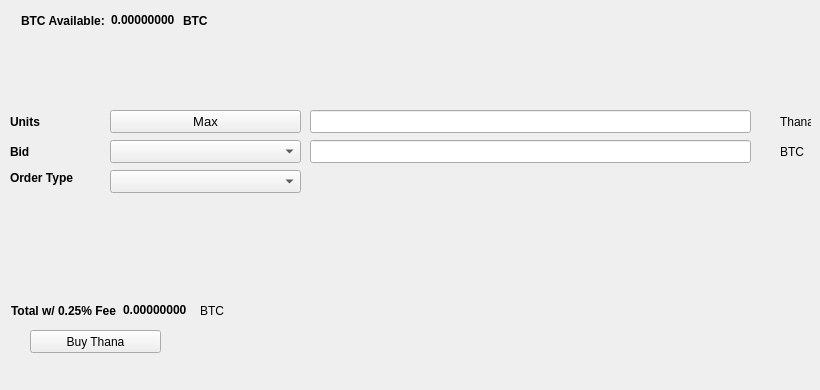
   <widget class="QWidget" name="BuyTab">
    <attribute name="title">
     <string>Buy</string>
    </attribute>
    <widget class="QPushButton" name="BuyThana">
     <property name="geometry">
      <rect>
       <x>30</x>
       <y>330</y>
       <width>131</width>
       <height>23</height>
      </rect>
     </property>
     <property name="text">
      <string>Buy Thana</string>
     </property>
     <property name="icon">
      <iconset resource="../thana.qrc">
       <normaloff>:/icons/bitcoin</normaloff>:/icons/bitcoin</iconset>
     </property>
    </widget>
    <widget class="QLabel" name="label_3">
     <property name="geometry">
      <rect>
       <x>10</x>
       <y>110</y>
       <width>46</width>
       <height>23</height>
      </rect>
     </property>
     <property name="font">
      <font>
       <weight>75</weight>
       <bold>true</bold>
      </font>
     </property>
     <property name="text">
      <string>Units</string>
     </property>
    </widget>
    <widget class="QLineEdit" name="UnitsInput">
     <property name="geometry">
      <rect>
       <x>310</x>
       <y>110</y>
       <width>441</width>
       <height>23</height>
      </rect>
     </property>
     <property name="font">
      <font>
       <pointsize>9</pointsize>
       <weight>75</weight>
       <bold>true</bold>
      </font>
     </property>
    </widget>
    <widget class="QLineEdit" name="BuyBidPriceEdit">
     <property name="geometry">
      <rect>
       <x>310</x>
       <y>140</y>
       <width>441</width>
       <height>23</height>
      </rect>
     </property>
     <property name="font">
      <font>
       <pointsize>9</pointsize>
       <weight>75</weight>
       <bold>true</bold>
      </font>
     </property>
    </widget>
    <widget class="QLabel" name="label_4">
     <property name="geometry">
      <rect>
       <x>780</x>
       <y>110</y>
       <width>31</width>
       <height>23</height>
      </rect>
     </property>
     <property name="text">
      <string>Thana</string>
     </property>
    </widget>
    <widget class="QLabel" name="label_5">
     <property name="geometry">
      <rect>
       <x>780</x>
       <y>140</y>
       <width>31</width>
       <height>23</height>
      </rect>
     </property>
     <property name="text">
      <string>BTC</string>
     </property>
    </widget>
    <widget class="QLabel" name="label_6">
     <property name="geometry">
      <rect>
       <x>10</x>
       <y>140</y>
       <width>46</width>
       <height>23</height>
      </rect>
     </property>
     <property name="font">
      <font>
       <weight>75</weight>
       <bold>true</bold>
      </font>
     </property>
     <property name="text">
      <string>Bid</string>
     </property>
    </widget>
    <widget class="QLabel" name="label_7">
     <property name="geometry">
      <rect>
       <x>10</x>
       <y>170</y>
       <width>91</width>
       <height>16</height>
      </rect>
     </property>
     <property name="font">
      <font>
       <weight>75</weight>
       <bold>true</bold>
      </font>
     </property>
     <property name="text">
      <string>Order Type</string>
     </property>
    </widget>
    <widget class="QPushButton" name="Buy_Max_Amount">
     <property name="geometry">
      <rect>
       <x>110</x>
       <y>110</y>
       <width>191</width>
       <height>23</height>
      </rect>
     </property>
     <property name="font">
      <font>
       <pointsize>10</pointsize>
      </font>
     </property>
     <property name="text">
      <string>Max</string>
     </property>
    </widget>
    <widget class="QComboBox" name="BuyBidcomboBox">
     <property name="geometry">
      <rect>
       <x>110</x>
       <y>140</y>
       <width>191</width>
       <height>23</height>
      </rect>
     </property>
     <property name="font">
      <font>
       <pointsize>10</pointsize>
      </font>
     </property>
    </widget>
    <widget class="QComboBox" name="buyOrdertypeCombo">
     <property name="geometry">
      <rect>
       <x>110</x>
       <y>170</y>
       <width>191</width>
       <height>23</height>
      </rect>
     </property>
     <property name="font">
      <font>
       <pointsize>10</pointsize>
      </font>
     </property>
    </widget>
    <widget class="QWidget" name="layoutWidget1">
     <property name="geometry">
      <rect>
       <x>21</x>
       <y>11</y>
       <width>227</width>
       <height>19</height>
      </rect>
     </property>
     <layout class="QHBoxLayout" name="horizontalLayout_3">
      <item>
       <widget class="QLabel" name="label232">
        <property name="font">
         <font>
          <weight>75</weight>
          <bold>true</bold>
         </font>
        </property>
        <property name="text">
         <string>BTC Available:</string>
        </property>
       </widget>
      </item>
      <item>
       <widget class="QLabel" name="BtcAvailableLbl">
        <property name="palette">
         <palette>
          <active>
           <colorrole role="WindowText">
            <brush brushstyle="SolidPattern">
             <color alpha="255">
              <red>0</red>
              <green>0</green>
              <blue>0</blue>
             </color>
            </brush>
           </colorrole>
           <colorrole role="Button">
            <brush brushstyle="SolidPattern">
             <color alpha="255">
              <red>0</red>
              <green>170</green>
              <blue>0</blue>
             </color>
            </brush>
           </colorrole>
           <colorrole role="Light">
            <brush brushstyle="SolidPattern">
             <color alpha="255">
              <red>0</red>
              <green>255</green>
              <blue>0</blue>
             </color>
            </brush>
           </colorrole>
           <colorrole role="Midlight">
            <brush brushstyle="SolidPattern">
             <color alpha="255">
              <red>0</red>
              <green>212</green>
              <blue>0</blue>
             </color>
            </brush>
           </colorrole>
           <colorrole role="Dark">
            <brush brushstyle="SolidPattern">
             <color alpha="255">
              <red>0</red>
              <green>85</green>
              <blue>0</blue>
             </color>
            </brush>
           </colorrole>
           <colorrole role="Mid">
            <brush brushstyle="SolidPattern">
             <color alpha="255">
              <red>0</red>
              <green>113</green>
              <blue>0</blue>
             </color>
            </brush>
           </colorrole>
           <colorrole role="Text">
            <brush brushstyle="SolidPattern">
             <color alpha="255">
              <red>0</red>
              <green>170</green>
              <blue>0</blue>
             </color>
            </brush>
           </colorrole>
           <colorrole role="BrightText">
            <brush brushstyle="SolidPattern">
             <color alpha="255">
              <red>255</red>
              <green>255</green>
              <blue>255</blue>
             </color>
            </brush>
           </colorrole>
           <colorrole role="ButtonText">
            <brush brushstyle="SolidPattern">
             <color alpha="255">
              <red>0</red>
              <green>0</green>
              <blue>0</blue>
             </color>
            </brush>
           </colorrole>
           <colorrole role="Base">
            <brush brushstyle="SolidPattern">
             <color alpha="255">
              <red>255</red>
              <green>255</green>
              <blue>255</blue>
             </color>
            </brush>
           </colorrole>
           <colorrole role="Window">
            <brush brushstyle="SolidPattern">
             <color alpha="255">
              <red>0</red>
              <green>170</green>
              <blue>0</blue>
             </color>
            </brush>
           </colorrole>
           <colorrole role="Shadow">
            <brush brushstyle="SolidPattern">
             <color alpha="255">
              <red>0</red>
              <green>0</green>
              <blue>0</blue>
             </color>
            </brush>
           </colorrole>
           <colorrole role="AlternateBase">
            <brush brushstyle="SolidPattern">
             <color alpha="255">
              <red>127</red>
              <green>212</green>
              <blue>127</blue>
             </color>
            </brush>
           </colorrole>
           <colorrole role="ToolTipBase">
            <brush brushstyle="SolidPattern">
             <color alpha="255">
              <red>255</red>
              <green>255</green>
              <blue>220</blue>
             </color>
            </brush>
           </colorrole>
           <colorrole role="ToolTipText">
            <brush brushstyle="SolidPattern">
             <color alpha="255">
              <red>0</red>
              <green>0</green>
              <blue>0</blue>
             </color>
            </brush>
           </colorrole>
          </active>
          <inactive>
           <colorrole role="WindowText">
            <brush brushstyle="SolidPattern">
             <color alpha="255">
              <red>0</red>
              <green>0</green>
              <blue>0</blue>
             </color>
            </brush>
           </colorrole>
           <colorrole role="Button">
            <brush brushstyle="SolidPattern">
             <color alpha="255">
              <red>0</red>
              <green>170</green>
              <blue>0</blue>
             </color>
            </brush>
           </colorrole>
           <colorrole role="Light">
            <brush brushstyle="SolidPattern">
             <color alpha="255">
              <red>0</red>
              <green>255</green>
              <blue>0</blue>
             </color>
            </brush>
           </colorrole>
           <colorrole role="Midlight">
            <brush brushstyle="SolidPattern">
             <color alpha="255">
              <red>0</red>
              <green>212</green>
              <blue>0</blue>
             </color>
            </brush>
           </colorrole>
           <colorrole role="Dark">
            <brush brushstyle="SolidPattern">
             <color alpha="255">
              <red>0</red>
              <green>85</green>
              <blue>0</blue>
             </color>
            </brush>
           </colorrole>
           <colorrole role="Mid">
            <brush brushstyle="SolidPattern">
             <color alpha="255">
              <red>0</red>
              <green>113</green>
              <blue>0</blue>
             </color>
            </brush>
           </colorrole>
           <colorrole role="Text">
            <brush brushstyle="SolidPattern">
             <color alpha="255">
              <red>0</red>
              <green>170</green>
              <blue>0</blue>
             </color>
            </brush>
           </colorrole>
           <colorrole role="BrightText">
            <brush brushstyle="SolidPattern">
             <color alpha="255">
              <red>255</red>
              <green>255</green>
              <blue>255</blue>
             </color>
            </brush>
           </colorrole>
           <colorrole role="ButtonText">
            <brush brushstyle="SolidPattern">
             <color alpha="255">
              <red>0</red>
              <green>0</green>
              <blue>0</blue>
             </color>
            </brush>
           </colorrole>
           <colorrole role="Base">
            <brush brushstyle="SolidPattern">
             <color alpha="255">
              <red>255</red>
              <green>255</green>
              <blue>255</blue>
             </color>
            </brush>
           </colorrole>
           <colorrole role="Window">
            <brush brushstyle="SolidPattern">
             <color alpha="255">
              <red>0</red>
              <green>170</green>
              <blue>0</blue>
             </color>
            </brush>
           </colorrole>
           <colorrole role="Shadow">
            <brush brushstyle="SolidPattern">
             <color alpha="255">
              <red>0</red>
              <green>0</green>
              <blue>0</blue>
             </color>
            </brush>
           </colorrole>
           <colorrole role="AlternateBase">
            <brush brushstyle="SolidPattern">
             <color alpha="255">
              <red>127</red>
              <green>212</green>
              <blue>127</blue>
             </color>
            </brush>
           </colorrole>
           <colorrole role="ToolTipBase">
            <brush brushstyle="SolidPattern">
             <color alpha="255">
              <red>255</red>
              <green>255</green>
              <blue>220</blue>
             </color>
            </brush>
           </colorrole>
           <colorrole role="ToolTipText">
            <brush brushstyle="SolidPattern">
             <color alpha="255">
              <red>0</red>
              <green>0</green>
              <blue>0</blue>
             </color>
            </brush>
           </colorrole>
          </inactive>
          <disabled>
           <colorrole role="WindowText">
            <brush brushstyle="SolidPattern">
             <color alpha="255">
              <red>0</red>
              <green>85</green>
              <blue>0</blue>
             </color>
            </brush>
           </colorrole>
           <colorrole role="Button">
            <brush brushstyle="SolidPattern">
             <color alpha="255">
              <red>0</red>
              <green>170</green>
              <blue>0</blue>
             </color>
            </brush>
           </colorrole>
           <colorrole role="Light">
            <brush brushstyle="SolidPattern">
             <color alpha="255">
              <red>0</red>
              <green>255</green>
              <blue>0</blue>
             </color>
            </brush>
           </colorrole>
           <colorrole role="Midlight">
            <brush brushstyle="SolidPattern">
             <color alpha="255">
              <red>0</red>
              <green>212</green>
              <blue>0</blue>
             </color>
            </brush>
           </colorrole>
           <colorrole role="Dark">
            <brush brushstyle="SolidPattern">
             <color alpha="255">
              <red>0</red>
              <green>85</green>
              <blue>0</blue>
             </color>
            </brush>
           </colorrole>
           <colorrole role="Mid">
            <brush brushstyle="SolidPattern">
             <color alpha="255">
              <red>0</red>
              <green>113</green>
              <blue>0</blue>
             </color>
            </brush>
           </colorrole>
           <colorrole role="Text">
            <brush brushstyle="SolidPattern">
             <color alpha="255">
              <red>0</red>
              <green>85</green>
              <blue>0</blue>
             </color>
            </brush>
           </colorrole>
           <colorrole role="BrightText">
            <brush brushstyle="SolidPattern">
             <color alpha="255">
              <red>255</red>
              <green>255</green>
              <blue>255</blue>
             </color>
            </brush>
           </colorrole>
           <colorrole role="ButtonText">
            <brush brushstyle="SolidPattern">
             <color alpha="255">
              <red>0</red>
              <green>85</green>
              <blue>0</blue>
             </color>
            </brush>
           </colorrole>
           <colorrole role="Base">
            <brush brushstyle="SolidPattern">
             <color alpha="255">
              <red>0</red>
              <green>170</green>
              <blue>0</blue>
             </color>
            </brush>
           </colorrole>
           <colorrole role="Window">
            <brush brushstyle="SolidPattern">
             <color alpha="255">
              <red>0</red>
              <green>170</green>
              <blue>0</blue>
             </color>
            </brush>
           </colorrole>
           <colorrole role="Shadow">
            <brush brushstyle="SolidPattern">
             <color alpha="255">
              <red>0</red>
              <green>0</green>
              <blue>0</blue>
             </color>
            </brush>
           </colorrole>
           <colorrole role="AlternateBase">
            <brush brushstyle="SolidPattern">
             <color alpha="255">
              <red>0</red>
              <green>170</green>
              <blue>0</blue>
             </color>
            </brush>
           </colorrole>
           <colorrole role="ToolTipBase">
            <brush brushstyle="SolidPattern">
             <color alpha="255">
              <red>255</red>
              <green>255</green>
              <blue>220</blue>
             </color>
            </brush>
           </colorrole>
           <colorrole role="ToolTipText">
            <brush brushstyle="SolidPattern">
             <color alpha="255">
              <red>0</red>
              <green>0</green>
              <blue>0</blue>
             </color>
            </brush>
           </colorrole>
          </disabled>
         </palette>
        </property>
        <property name="font">
         <font>
          <weight>75</weight>
          <bold>true</bold>
         </font>
        </property>
        <property name="text">
         <string>0.00000000</string>
        </property>
        <property name="textInteractionFlags">
         <set>Qt::LinksAccessibleByMouse|Qt::TextSelectableByKeyboard|Qt::TextSelectableByMouse</set>
        </property>
       </widget>
      </item>
      <item>
       <widget class="QLabel" name="BtcAvailableLbl_2">
        <property name="font">
         <font>
          <weight>75</weight>
          <bold>true</bold>
         </font>
        </property>
        <property name="text">
         <string>BTC</string>
        </property>
       </widget>
      </item>
     </layout>
    </widget>
    <widget class="QWidget" name="layoutWidge2">
     <property name="geometry">
      <rect>
       <x>11</x>
       <y>301</y>
       <width>259</width>
       <height>19</height>
      </rect>
     </property>
     <layout class="QHBoxLayout" name="horizontalLayout_4">
      <item>
       <widget class="QLabel" name="label_9">
        <property name="font">
         <font>
          <weight>75</weight>
          <bold>true</bold>
         </font>
        </property>
        <property name="text">
         <string>Total w/ 0.25% Fee</string>
        </property>
       </widget>
      </item>
      <item>
       <widget class="QLabel" name="BuyCostLabel">
        <property name="palette">
         <palette>
          <active>
           <colorrole role="WindowText">
            <brush brushstyle="SolidPattern">
             <color alpha="255">
              <red>0</red>
              <green>0</green>
              <blue>0</blue>
             </color>
            </brush>
           </colorrole>
           <colorrole role="Button">
            <brush brushstyle="SolidPattern">
             <color alpha="255">
              <red>0</red>
              <green>170</green>
              <blue>0</blue>
             </color>
            </brush>
           </colorrole>
           <colorrole role="Light">
            <brush brushstyle="SolidPattern">
             <color alpha="255">
              <red>0</red>
              <green>255</green>
              <blue>0</blue>
             </color>
            </brush>
           </colorrole>
           <colorrole role="Midlight">
            <brush brushstyle="SolidPattern">
             <color alpha="255">
              <red>0</red>
              <green>212</green>
              <blue>0</blue>
             </color>
            </brush>
           </colorrole>
           <colorrole role="Dark">
            <brush brushstyle="SolidPattern">
             <color alpha="255">
              <red>0</red>
              <green>85</green>
              <blue>0</blue>
             </color>
            </brush>
           </colorrole>
           <colorrole role="Mid">
            <brush brushstyle="SolidPattern">
             <color alpha="255">
              <red>0</red>
              <green>113</green>
              <blue>0</blue>
             </color>
            </brush>
           </colorrole>
           <colorrole role="Text">
            <brush brushstyle="SolidPattern">
             <color alpha="255">
              <red>0</red>
              <green>170</green>
              <blue>0</blue>
             </color>
            </brush>
           </colorrole>
           <colorrole role="BrightText">
            <brush brushstyle="SolidPattern">
             <color alpha="255">
              <red>255</red>
              <green>255</green>
              <blue>255</blue>
             </color>
            </brush>
           </colorrole>
           <colorrole role="ButtonText">
            <brush brushstyle="SolidPattern">
             <color alpha="255">
              <red>0</red>
              <green>0</green>
              <blue>0</blue>
             </color>
            </brush>
           </colorrole>
           <colorrole role="Base">
            <brush brushstyle="SolidPattern">
             <color alpha="255">
              <red>255</red>
              <green>255</green>
              <blue>255</blue>
             </color>
            </brush>
           </colorrole>
           <colorrole role="Window">
            <brush brushstyle="SolidPattern">
             <color alpha="255">
              <red>0</red>
              <green>170</green>
              <blue>0</blue>
             </color>
            </brush>
           </colorrole>
           <colorrole role="Shadow">
            <brush brushstyle="SolidPattern">
             <color alpha="255">
              <red>0</red>
              <green>0</green>
              <blue>0</blue>
             </color>
            </brush>
           </colorrole>
           <colorrole role="AlternateBase">
            <brush brushstyle="SolidPattern">
             <color alpha="255">
              <red>127</red>
              <green>212</green>
              <blue>127</blue>
             </color>
            </brush>
           </colorrole>
           <colorrole role="ToolTipBase">
            <brush brushstyle="SolidPattern">
             <color alpha="255">
              <red>255</red>
              <green>255</green>
              <blue>220</blue>
             </color>
            </brush>
           </colorrole>
           <colorrole role="ToolTipText">
            <brush brushstyle="SolidPattern">
             <color alpha="255">
              <red>0</red>
              <green>0</green>
              <blue>0</blue>
             </color>
            </brush>
           </colorrole>
          </active>
          <inactive>
           <colorrole role="WindowText">
            <brush brushstyle="SolidPattern">
             <color alpha="255">
              <red>0</red>
              <green>0</green>
              <blue>0</blue>
             </color>
            </brush>
           </colorrole>
           <colorrole role="Button">
            <brush brushstyle="SolidPattern">
             <color alpha="255">
              <red>0</red>
              <green>170</green>
              <blue>0</blue>
             </color>
            </brush>
           </colorrole>
           <colorrole role="Light">
            <brush brushstyle="SolidPattern">
             <color alpha="255">
              <red>0</red>
              <green>255</green>
              <blue>0</blue>
             </color>
            </brush>
           </colorrole>
           <colorrole role="Midlight">
            <brush brushstyle="SolidPattern">
             <color alpha="255">
              <red>0</red>
              <green>212</green>
              <blue>0</blue>
             </color>
            </brush>
           </colorrole>
           <colorrole role="Dark">
            <brush brushstyle="SolidPattern">
             <color alpha="255">
              <red>0</red>
              <green>85</green>
              <blue>0</blue>
             </color>
            </brush>
           </colorrole>
           <colorrole role="Mid">
            <brush brushstyle="SolidPattern">
             <color alpha="255">
              <red>0</red>
              <green>113</green>
              <blue>0</blue>
             </color>
            </brush>
           </colorrole>
           <colorrole role="Text">
            <brush brushstyle="SolidPattern">
             <color alpha="255">
              <red>0</red>
              <green>170</green>
              <blue>0</blue>
             </color>
            </brush>
           </colorrole>
           <colorrole role="BrightText">
            <brush brushstyle="SolidPattern">
             <color alpha="255">
              <red>255</red>
              <green>255</green>
              <blue>255</blue>
             </color>
            </brush>
           </colorrole>
           <colorrole role="ButtonText">
            <brush brushstyle="SolidPattern">
             <color alpha="255">
              <red>0</red>
              <green>0</green>
              <blue>0</blue>
             </color>
            </brush>
           </colorrole>
           <colorrole role="Base">
            <brush brushstyle="SolidPattern">
             <color alpha="255">
              <red>255</red>
              <green>255</green>
              <blue>255</blue>
             </color>
            </brush>
           </colorrole>
           <colorrole role="Window">
            <brush brushstyle="SolidPattern">
             <color alpha="255">
              <red>0</red>
              <green>170</green>
              <blue>0</blue>
             </color>
            </brush>
           </colorrole>
           <colorrole role="Shadow">
            <brush brushstyle="SolidPattern">
             <color alpha="255">
              <red>0</red>
              <green>0</green>
              <blue>0</blue>
             </color>
            </brush>
           </colorrole>
           <colorrole role="AlternateBase">
            <brush brushstyle="SolidPattern">
             <color alpha="255">
              <red>127</red>
              <green>212</green>
              <blue>127</blue>
             </color>
            </brush>
           </colorrole>
           <colorrole role="ToolTipBase">
            <brush brushstyle="SolidPattern">
             <color alpha="255">
              <red>255</red>
              <green>255</green>
              <blue>220</blue>
             </color>
            </brush>
           </colorrole>
           <colorrole role="ToolTipText">
            <brush brushstyle="SolidPattern">
             <color alpha="255">
              <red>0</red>
              <green>0</green>
              <blue>0</blue>
             </color>
            </brush>
           </colorrole>
          </inactive>
          <disabled>
           <colorrole role="WindowText">
            <brush brushstyle="SolidPattern">
             <color alpha="255">
              <red>0</red>
              <green>85</green>
              <blue>0</blue>
             </color>
            </brush>
           </colorrole>
           <colorrole role="Button">
            <brush brushstyle="SolidPattern">
             <color alpha="255">
              <red>0</red>
              <green>170</green>
              <blue>0</blue>
             </color>
            </brush>
           </colorrole>
           <colorrole role="Light">
            <brush brushstyle="SolidPattern">
             <color alpha="255">
              <red>0</red>
              <green>255</green>
              <blue>0</blue>
             </color>
            </brush>
           </colorrole>
           <colorrole role="Midlight">
            <brush brushstyle="SolidPattern">
             <color alpha="255">
              <red>0</red>
              <green>212</green>
              <blue>0</blue>
             </color>
            </brush>
           </colorrole>
           <colorrole role="Dark">
            <brush brushstyle="SolidPattern">
             <color alpha="255">
              <red>0</red>
              <green>85</green>
              <blue>0</blue>
             </color>
            </brush>
           </colorrole>
           <colorrole role="Mid">
            <brush brushstyle="SolidPattern">
             <color alpha="255">
              <red>0</red>
              <green>113</green>
              <blue>0</blue>
             </color>
            </brush>
           </colorrole>
           <colorrole role="Text">
            <brush brushstyle="SolidPattern">
             <color alpha="255">
              <red>0</red>
              <green>85</green>
              <blue>0</blue>
             </color>
            </brush>
           </colorrole>
           <colorrole role="BrightText">
            <brush brushstyle="SolidPattern">
             <color alpha="255">
              <red>255</red>
              <green>255</green>
              <blue>255</blue>
             </color>
            </brush>
           </colorrole>
           <colorrole role="ButtonText">
            <brush brushstyle="SolidPattern">
             <color alpha="255">
              <red>0</red>
              <green>85</green>
              <blue>0</blue>
             </color>
            </brush>
           </colorrole>
           <colorrole role="Base">
            <brush brushstyle="SolidPattern">
             <color alpha="255">
              <red>0</red>
              <green>170</green>
              <blue>0</blue>
             </color>
            </brush>
           </colorrole>
           <colorrole role="Window">
            <brush brushstyle="SolidPattern">
             <color alpha="255">
              <red>0</red>
              <green>170</green>
              <blue>0</blue>
             </color>
            </brush>
           </colorrole>
           <colorrole role="Shadow">
            <brush brushstyle="SolidPattern">
             <color alpha="255">
              <red>0</red>
              <green>0</green>
              <blue>0</blue>
             </color>
            </brush>
           </colorrole>
           <colorrole role="AlternateBase">
            <brush brushstyle="SolidPattern">
             <color alpha="255">
              <red>0</red>
              <green>170</green>
              <blue>0</blue>
             </color>
            </brush>
           </colorrole>
           <colorrole role="ToolTipBase">
            <brush brushstyle="SolidPattern">
             <color alpha="255">
              <red>255</red>
              <green>255</green>
              <blue>220</blue>
             </color>
            </brush>
           </colorrole>
           <colorrole role="ToolTipText">
            <brush brushstyle="SolidPattern">
             <color alpha="255">
              <red>0</red>
              <green>0</green>
              <blue>0</blue>
             </color>
            </brush>
           </colorrole>
          </disabled>
         </palette>
        </property>
        <property name="font">
         <font>
          <weight>75</weight>
          <bold>true</bold>
         </font>
        </property>
        <property name="autoFillBackground">
         <bool>false</bool>
        </property>
        <property name="text">
         <string>0.00000000</string>
        </property>
        <property name="textInteractionFlags">
         <set>Qt::LinksAccessibleByMouse|Qt::TextSelectableByMouse</set>
        </property>
       </widget>
      </item>
      <item>
       <widget class="QLabel" name="label_10">
        <property name="font">
         <font>
          <weight>50</weight>
          <bold>false</bold>
         </font>
        </property>
        <property name="text">
         <string>BTC</string>
        </property>
       </widget>
      </item>
     </layout>
    </widget>
    <widget class="QLabel" name="label_24">
     <property name="geometry">
      <rect>
       <x>460</x>
       <y>300</y>
       <width>281</width>
       <height>81</height>
      </rect>
     </property>
     <property name="text">
      <string/>
     </property>
     <property name="pixmap">
      <pixmap>:/images/bittrex</pixmap>
     </property>
    </widget>
   </widget>
